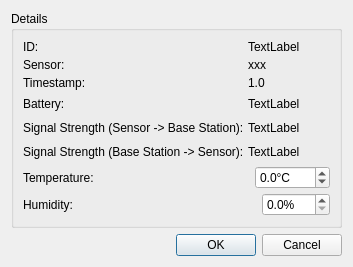
<?xml version="1.0" encoding="UTF-8"?>
<ui version="4.0">
 <class>MeasurementDetailsDialog</class>
 <widget class="QDialog" name="MeasurementDetailsDialog">
  <property name="geometry">
   <rect>
    <x>0</x>
    <y>0</y>
    <width>302</width>
    <height>251</height>
   </rect>
  </property>
  <property name="sizePolicy">
   <sizepolicy hsizetype="Preferred" vsizetype="Preferred">
    <horstretch>0</horstretch>
    <verstretch>0</verstretch>
   </sizepolicy>
  </property>
  <property name="windowTitle">
   <string>Measurement Details</string>
  </property>
  <layout class="QVBoxLayout" name="verticalLayout">
   <item>
    <widget class="QGroupBox" name="groupBox_3">
     <property name="title">
      <string>Details</string>
     </property>
     <layout class="QGridLayout" name="gridLayout_4">
      <property name="spacing">
       <number>4</number>
      </property>
      <item row="4" column="0">
       <widget class="QLabel" name="label_20">
        <property name="text">
         <string>Battery:</string>
        </property>
       </widget>
      </item>
      <item row="0" column="0">
       <widget class="QLabel" name="label_2">
        <property name="text">
         <string>ID:</string>
        </property>
       </widget>
      </item>
      <item row="8" column="0">
       <widget class="QLabel" name="label_6">
        <property name="text">
         <string>Humidity:</string>
        </property>
       </widget>
      </item>
      <item row="0" column="1">
       <widget class="QLabel" name="id">
        <property name="text">
         <string>TextLabel</string>
        </property>
       </widget>
      </item>
      <item row="1" column="1">
       <widget class="QLabel" name="sensor">
        <property name="text">
         <string>xxx</string>
        </property>
       </widget>
      </item>
      <item row="8" column="1">
       <widget class="QWidget" name="widget_5" native="true">
        <layout class="QHBoxLayout" name="horizontalLayout_5">
         <property name="spacing">
          <number>0</number>
         </property>
         <property name="leftMargin">
          <number>0</number>
         </property>
         <property name="topMargin">
          <number>0</number>
         </property>
         <property name="rightMargin">
          <number>0</number>
         </property>
         <property name="bottomMargin">
          <number>0</number>
         </property>
         <item>
          <widget class="QLabel" name="humidityRO">
           <property name="text">
            <string/>
           </property>
          </widget>
         </item>
         <item>
          <widget class="QDoubleSpinBox" name="humidityRW">
           <property name="suffix">
            <string>%</string>
           </property>
           <property name="decimals">
            <number>1</number>
           </property>
           <property name="minimum">
            <double>0.000000000000000</double>
           </property>
           <property name="maximum">
            <double>100.000000000000000</double>
           </property>
          </widget>
         </item>
        </layout>
       </widget>
      </item>
      <item row="5" column="1">
       <widget class="QWidget" name="widget_2" native="true">
        <layout class="QHBoxLayout" name="horizontalLayout_2">
         <property name="spacing">
          <number>12</number>
         </property>
         <property name="leftMargin">
          <number>0</number>
         </property>
         <property name="topMargin">
          <number>0</number>
         </property>
         <property name="rightMargin">
          <number>0</number>
         </property>
         <property name="bottomMargin">
          <number>0</number>
         </property>
         <item>
          <widget class="QLabel" name="signalStrengthS2B">
           <property name="text">
            <string>TextLabel</string>
           </property>
          </widget>
         </item>
         <item>
          <widget class="QLabel" name="signalStrengthIconS2B">
           <property name="text">
            <string/>
           </property>
          </widget>
         </item>
         <item>
          <spacer name="horizontalSpacer_2">
           <property name="orientation">
            <enum>Qt::Horizontal</enum>
           </property>
           <property name="sizeHint" stdset="0">
            <size>
             <width>196</width>
             <height>20</height>
            </size>
           </property>
          </spacer>
         </item>
        </layout>
       </widget>
      </item>
      <item row="6" column="0">
       <widget class="QLabel" name="label_3">
        <property name="text">
         <string>Signal Strength (Base Station -&gt; Sensor):</string>
        </property>
       </widget>
      </item>
      <item row="7" column="0">
       <widget class="QLabel" name="label_4">
        <property name="text">
         <string>Temperature:</string>
        </property>
       </widget>
      </item>
      <item row="6" column="1">
       <widget class="QWidget" name="widget_3" native="true">
        <layout class="QHBoxLayout" name="horizontalLayout_3">
         <property name="spacing">
          <number>12</number>
         </property>
         <property name="leftMargin">
          <number>0</number>
         </property>
         <property name="topMargin">
          <number>0</number>
         </property>
         <property name="rightMargin">
          <number>0</number>
         </property>
         <property name="bottomMargin">
          <number>0</number>
         </property>
         <item>
          <widget class="QLabel" name="signalStrengthB2S">
           <property name="text">
            <string>TextLabel</string>
           </property>
          </widget>
         </item>
         <item>
          <widget class="QLabel" name="signalStrengthIconB2S">
           <property name="text">
            <string/>
           </property>
          </widget>
         </item>
         <item>
          <spacer name="horizontalSpacer_3">
           <property name="orientation">
            <enum>Qt::Horizontal</enum>
           </property>
           <property name="sizeHint" stdset="0">
            <size>
             <width>149</width>
             <height>20</height>
            </size>
           </property>
          </spacer>
         </item>
        </layout>
       </widget>
      </item>
      <item row="5" column="0">
       <widget class="QLabel" name="label_10">
        <property name="text">
         <string>Signal Strength (Sensor -&gt; Base Station):</string>
        </property>
       </widget>
      </item>
      <item row="2" column="0">
       <widget class="QLabel" name="label_14">
        <property name="text">
         <string>Timestamp:</string>
        </property>
       </widget>
      </item>
      <item row="2" column="1">
       <widget class="QLabel" name="timestamp">
        <property name="text">
         <string>1.0</string>
        </property>
       </widget>
      </item>
      <item row="7" column="1">
       <widget class="QWidget" name="widget_4" native="true">
        <layout class="QHBoxLayout" name="horizontalLayout_4">
         <property name="spacing">
          <number>0</number>
         </property>
         <property name="leftMargin">
          <number>0</number>
         </property>
         <property name="topMargin">
          <number>0</number>
         </property>
         <property name="rightMargin">
          <number>0</number>
         </property>
         <property name="bottomMargin">
          <number>0</number>
         </property>
         <item>
          <widget class="QLabel" name="temperatureRO">
           <property name="text">
            <string/>
           </property>
          </widget>
         </item>
         <item>
          <widget class="QDoubleSpinBox" name="temperatureRW">
           <property name="suffix">
            <string>°C</string>
           </property>
           <property name="decimals">
            <number>1</number>
           </property>
           <property name="minimum">
            <double>-100.000000000000000</double>
           </property>
           <property name="maximum">
            <double>200.000000000000000</double>
           </property>
          </widget>
         </item>
        </layout>
       </widget>
      </item>
      <item row="1" column="0">
       <widget class="QLabel" name="label">
        <property name="text">
         <string>Sensor:</string>
        </property>
       </widget>
      </item>
      <item row="4" column="1">
       <widget class="QWidget" name="widget" native="true">
        <layout class="QHBoxLayout" name="horizontalLayout">
         <property name="spacing">
          <number>12</number>
         </property>
         <property name="leftMargin">
          <number>0</number>
         </property>
         <property name="topMargin">
          <number>0</number>
         </property>
         <property name="rightMargin">
          <number>0</number>
         </property>
         <property name="bottomMargin">
          <number>0</number>
         </property>
         <item>
          <widget class="QLabel" name="battery">
           <property name="text">
            <string>TextLabel</string>
           </property>
          </widget>
         </item>
         <item>
          <widget class="QLabel" name="batteryIcon">
           <property name="text">
            <string/>
           </property>
          </widget>
         </item>
         <item>
          <spacer name="horizontalSpacer">
           <property name="orientation">
            <enum>Qt::Horizontal</enum>
           </property>
           <property name="sizeHint" stdset="0">
            <size>
             <width>40</width>
             <height>20</height>
            </size>
           </property>
          </spacer>
         </item>
        </layout>
       </widget>
      </item>
     </layout>
    </widget>
   </item>
   <item>
    <spacer name="verticalSpacer">
     <property name="orientation">
      <enum>Qt::Vertical</enum>
     </property>
     <property name="sizeHint" stdset="0">
      <size>
       <width>1</width>
       <height>1</height>
      </size>
     </property>
    </spacer>
   </item>
   <item>
    <widget class="QDialogButtonBox" name="buttonBox">
     <property name="orientation">
      <enum>Qt::Horizontal</enum>
     </property>
     <property name="standardButtons">
      <set>QDialogButtonBox::Cancel|QDialogButtonBox::Ok</set>
     </property>
    </widget>
   </item>
  </layout>
 </widget>
 <tabstops>
  <tabstop>temperatureRW</tabstop>
  <tabstop>humidityRW</tabstop>
 </tabstops>
 <resources/>
 <connections>
  <connection>
   <sender>buttonBox</sender>
   <signal>accepted()</signal>
   <receiver>MeasurementDetailsDialog</receiver>
   <slot>accept()</slot>
   <hints>
    <hint type="sourcelabel">
     <x>265</x>
     <y>244</y>
    </hint>
    <hint type="destinationlabel">
     <x>157</x>
     <y>274</y>
    </hint>
   </hints>
  </connection>
  <connection>
   <sender>buttonBox</sender>
   <signal>rejected()</signal>
   <receiver>MeasurementDetailsDialog</receiver>
   <slot>reject()</slot>
   <hints>
    <hint type="sourcelabel">
     <x>295</x>
     <y>244</y>
    </hint>
    <hint type="destinationlabel">
     <x>286</x>
     <y>274</y>
    </hint>
   </hints>
  </connection>
 </connections>
</ui>
